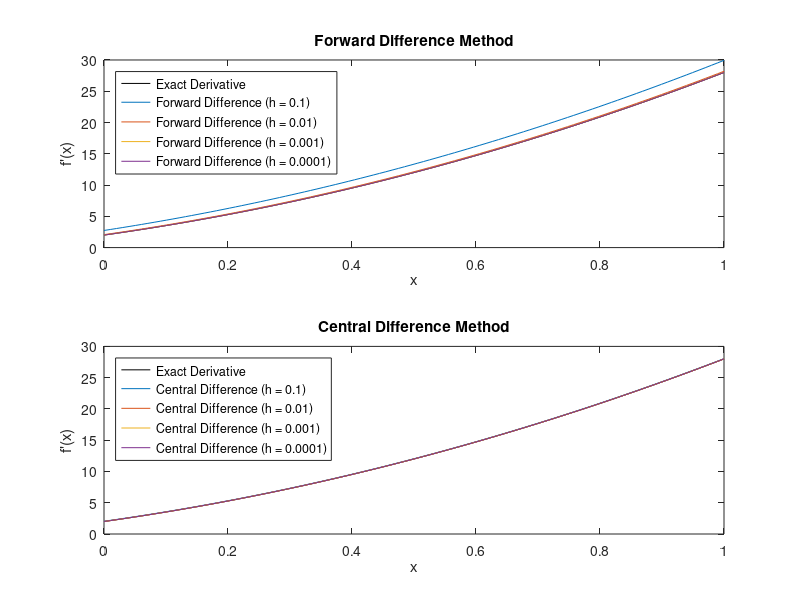
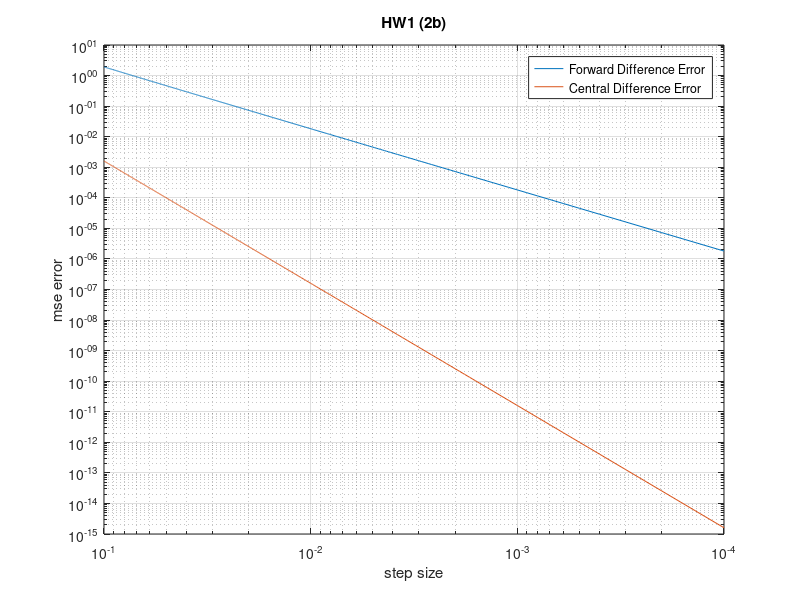

Source code (MATLAB) for these figures, in order:
f = @(x) 4*x.^3 + 7*x.^2 + 2*x + 9;

df_exact = @(x) 12*x.^2 + 14*x + 2;

x = linspace(0, 1, 100);

h = 0.1:-0.0001:0.0001;
h_values_to_plot = [0.1, 0.01, 0.001, 0.0001];

h_plot_indices = arrayfun(@(val) find(abs(h - val) < 1e-10), ...
    h_values_to_plot, 'UniformOutput', false);
h_plot_indices = [h_plot_indices{:}]; 

df_forward = cell(length(h), 1);
df_central = cell(length(h), 1);
error_forward = zeros(length(h), 1);
error_central = zeros(length(h), 1);

for i = 1:length(h)
    df_forward{i} = (f(x + h(i)) - f(x)) / h(i);
    df_central{i} = (f(x + h(i)) - f(x - h(i))) / (2 * h(i));
    
    error_forward(i) = (sum((df_forward{i} - df_exact(x)).^2))./100;
    error_central(i) = (sum((df_central{i} - df_exact(x)).^2))./100;
end


figure;
subplot(2, 1, 1);
plot(x, df_exact(x), 'k', 'DisplayName', 'Exact Derivative');
hold on;
for i = h_plot_indices
    plot(x, df_forward{i}, 'DisplayName', ['Forward Difference (h = ', num2str(h(i)), ')']);
end
title('Forward Difference Method');
legend('Location', 'northwest');
xlabel('x');
ylabel('f''(x)');

subplot(2, 1, 2);
plot(x, df_exact(x), 'k', 'DisplayName', 'Exact Derivative');
hold on;
for i = h_plot_indices
    plot(x, df_central{i}, 'DisplayName', ['Central Difference (h = ', num2str(h(i)), ')']);
end
title('Central Difference Method');
legend('Location', 'northwest');
xlabel('x');
ylabel('f''(x)');

figure;
loglog(h, error_forward, '-', 'DisplayName', 'Forward Difference Error');
hold on;
loglog(h, error_central, '-', 'DisplayName', 'Central Difference Error');
title('HW1 (2b)');
xlabel('step size');
ylabel('mse error');
legend;
grid on;
set(gca, 'XDir', 'reverse');
